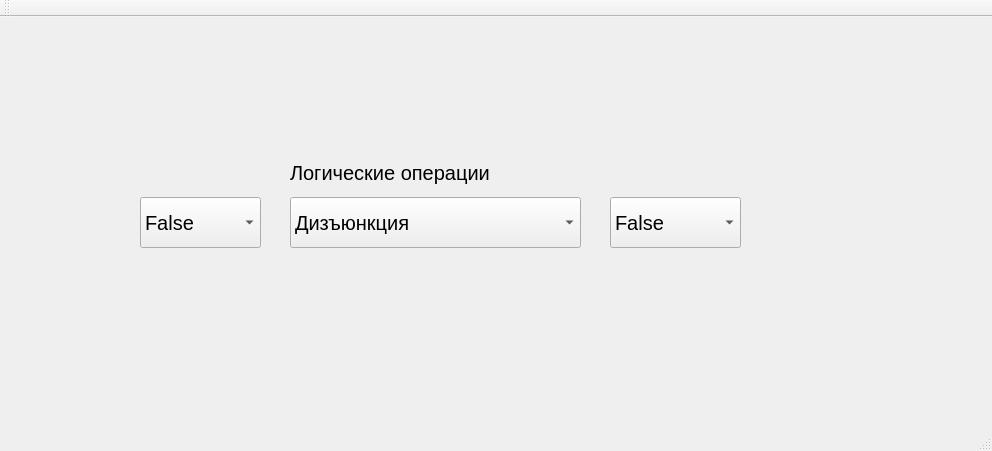
<?xml version="1.0" encoding="UTF-8"?>
<ui version="4.0">
 <class>MainWindow</class>
 <widget class="QMainWindow" name="MainWindow">
  <property name="geometry">
   <rect>
    <x>0</x>
    <y>0</y>
    <width>992</width>
    <height>451</height>
   </rect>
  </property>
  <property name="font">
   <font>
    <pointsize>15</pointsize>
   </font>
  </property>
  <property name="windowTitle">
   <string>MainWindow</string>
  </property>
  <widget class="QWidget" name="centralWidget">
   <widget class="QComboBox" name="comboBoxOP1">
    <property name="geometry">
     <rect>
      <x>140</x>
      <y>180</y>
      <width>121</width>
      <height>51</height>
     </rect>
    </property>
    <item>
     <property name="text">
      <string>False</string>
     </property>
    </item>
    <item>
     <property name="text">
      <string>True</string>
     </property>
    </item>
   </widget>
   <widget class="QComboBox" name="comboBox_LongOp">
    <property name="geometry">
     <rect>
      <x>290</x>
      <y>180</y>
      <width>291</width>
      <height>51</height>
     </rect>
    </property>
    <item>
     <property name="text">
      <string>Дизъюнкция</string>
     </property>
    </item>
    <item>
     <property name="text">
      <string>Конъюкция</string>
     </property>
    </item>
    <item>
     <property name="text">
      <string>Инверсия</string>
     </property>
    </item>
    <item>
     <property name="text">
      <string>Импликация</string>
     </property>
    </item>
    <item>
     <property name="text">
      <string>Эквивалентность</string>
     </property>
    </item>
    <item>
     <property name="text">
      <string>Исключающее или</string>
     </property>
    </item>
   </widget>
   <widget class="QComboBox" name="comboBoxOP2">
    <property name="geometry">
     <rect>
      <x>610</x>
      <y>180</y>
      <width>131</width>
      <height>51</height>
     </rect>
    </property>
    <item>
     <property name="text">
      <string>False</string>
     </property>
    </item>
    <item>
     <property name="text">
      <string>True</string>
     </property>
    </item>
   </widget>
   <widget class="QLabel" name="label">
    <property name="geometry">
     <rect>
      <x>290</x>
      <y>140</y>
      <width>281</width>
      <height>31</height>
     </rect>
    </property>
    <property name="text">
     <string>Логические операции</string>
    </property>
   </widget>
  </widget>
  <widget class="QMenuBar" name="menuBar">
   <property name="geometry">
    <rect>
     <x>0</x>
     <y>0</y>
     <width>992</width>
     <height>21</height>
    </rect>
   </property>
  </widget>
  <widget class="QToolBar" name="mainToolBar">
   <attribute name="toolBarArea">
    <enum>TopToolBarArea</enum>
   </attribute>
   <attribute name="toolBarBreak">
    <bool>false</bool>
   </attribute>
  </widget>
  <widget class="QStatusBar" name="statusBar"/>
 </widget>
 <layoutdefault spacing="6" margin="11"/>
 <resources/>
 <connections/>
</ui>
